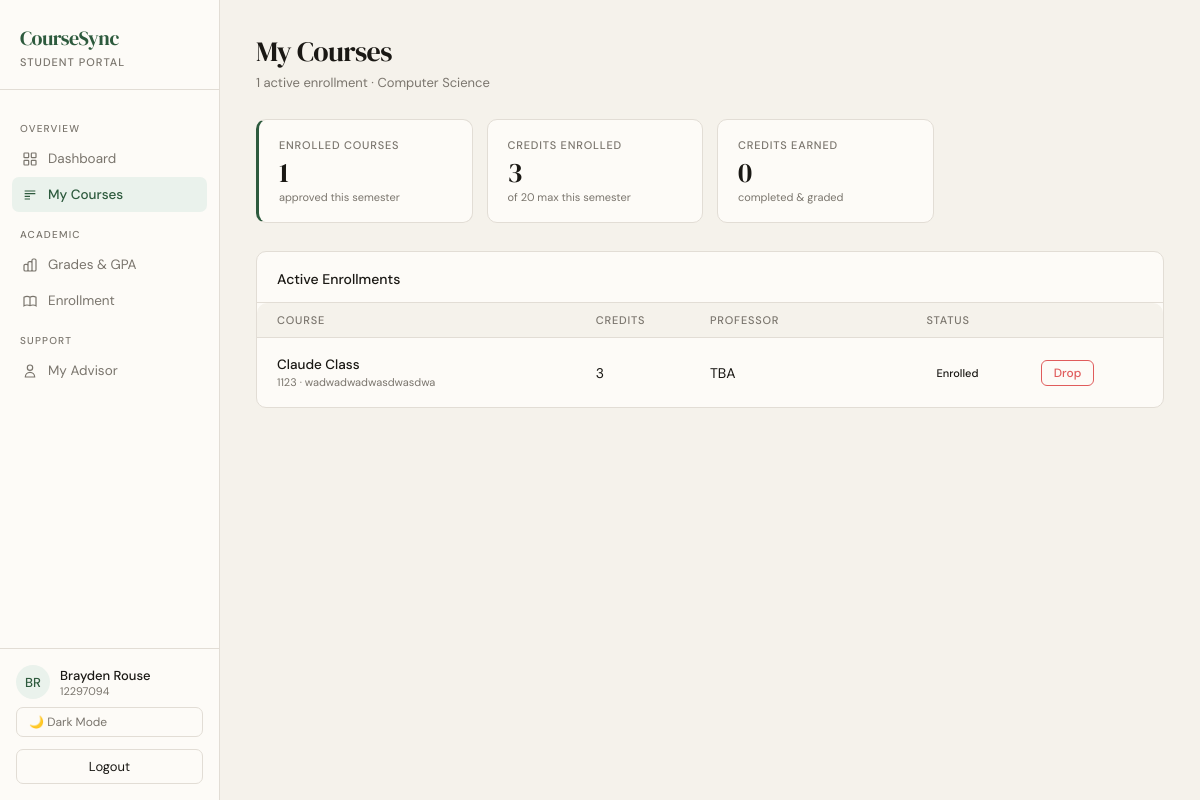
Before: /student/my-courses/ (signed in) with the older database file.
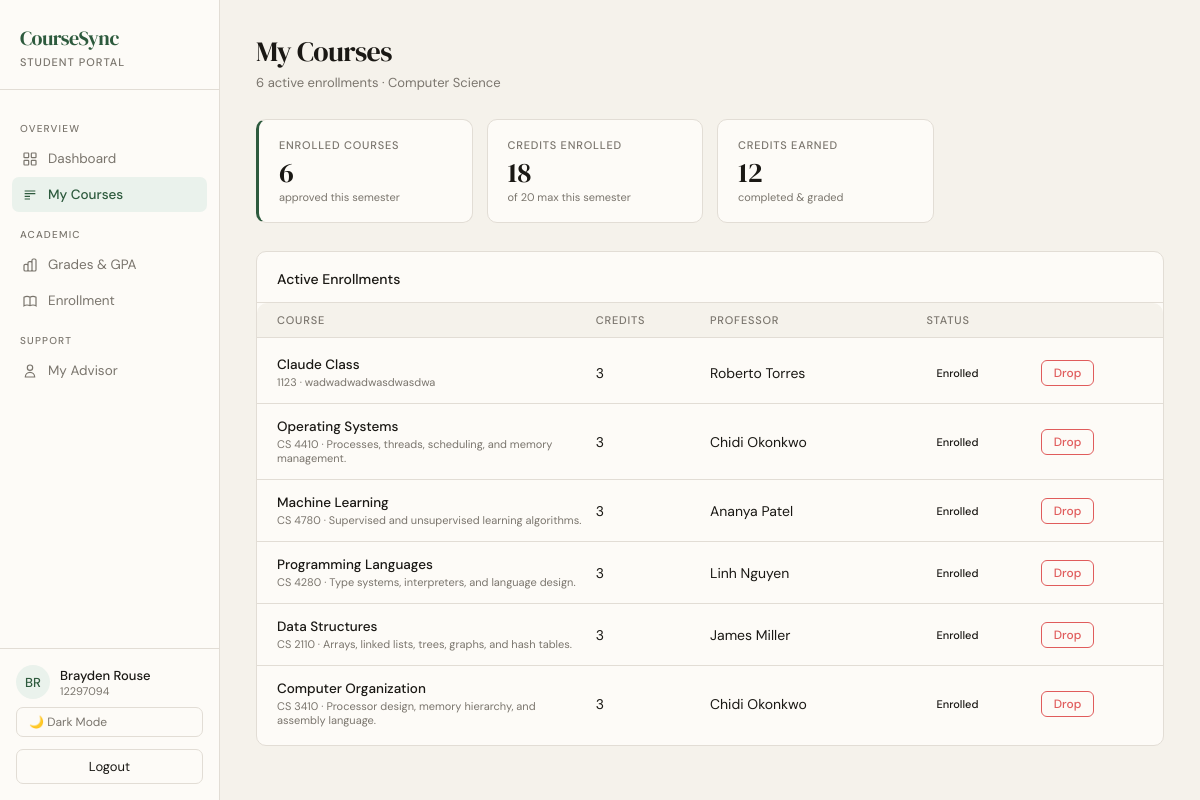
After: the same page with the newer database file.
### academics/models.py (models this page shows, shortened)
class Enrollment(models.Model):
    class Status(models.TextChoices):
        PENDING = "pending", "Pending"
        APPROVED = "approved", "Approved"
        DENIED = "denied", "Denied"
        DROP_PENDING = "drop_pending", "Drop Pending"
    student = models.ForeignKey(
        User,
        on_delete=models.CASCADE,
        related_name="enrollments",
        limit_choices_to={"role": "student"},
    )
    course = models.ForeignKey(Course, on_delete=models.CASCADE, related_name="enrollments")
    status = models.CharField(max_length=20, choices=Status.choices, default=Status.PENDING)
    proposed_at = models.DateTimeField(auto_now_add=True)
    reviewed_by = models.ForeignKey(
        User,
        on_delete=models.SET_NULL,
        null=True,
        blank=True,
        related_name="reviewed_enrollments",
    )
    class Meta:
        unique_together = ("student", "course")

class Course(models.Model):
    code = models.CharField(max_length=20, unique=True)
    title = models.CharField(max_length=200)
    description = models.TextField(blank=True)
    credits = models.PositiveIntegerField(default=3)
    capacity = models.PositiveIntegerField(default=30)
    professor = models.ForeignKey(
        User,
        on_delete=models.SET_NULL,
        null=True,
        blank=True,
        related_name="courses_taught",
        limit_choices_to={"role": "professor"},
    )

### accounts/models.py (models this page shows, shortened)
class User(AbstractUser):
    class Roles(models.TextChoices):
        STUDENT = "student", "Student"
        TA = "ta", "Teaching Assistant"
        PROFESSOR = "professor", "Professor"
        ADVISOR = "advisor", "Advisor"
        REGISTRAR = "registrar", "Registrar"
        SYSADMIN = "sysadmin", "System Admin"
    role = models.CharField(max_length=20, choices=Roles.choices)
    university_id = models.CharField(max_length=20, unique=True, null=True, blank=True)

### academics/views.py (the view)
# urls.py: path("student/my-courses/", my_courses, name="my_courses"),
@login_required
@role_required("student", "ta")
def my_courses(request):
    approved = (
        Enrollment.objects.filter(student=request.user, status="approved")
        .select_related("course__professor")
    )
    drop_pending = (
        Enrollment.objects.filter(student=request.user, status="drop_pending")
        .select_related("course__professor")
    )
    credits_enrolled, credits_earned = _credit_counts(request.user)
    return render(request, "my_courses.html", {
        "enrollments": approved,
        "drop_pending": drop_pending,
        "profile": getattr(request.user, "student_profile", None),
        "credits_enrolled": credits_enrolled,
        "credits_earned": credits_earned,
    })

### academics/views.py (called while the page is built)
def _credit_counts(student):
    approved = Enrollment.objects.filter(student=student, status="approved").select_related("course")
    credits_enrolled = sum(e.course.credits for e in approved)
    graded_ids = set(Grade.objects.filter(enrollment__in=approved, published=True).values_list("enrollment_id", flat=True))
    credits_earned = (
        sum(e.course.credits for e in approved if e.id in graded_ids)
        + sum(t.credits for t in TranscriptEntry.objects.filter(student=student))
    )
    return credits_enrolled, credits_earned

### templates/my_courses.html (shortened to what the changed rows need)
{% load static %}
<!DOCTYPE html>
<html lang="en" data-theme="{{ request.session.theme|default:'light' }}">
<head>
  <link rel="stylesheet" href="{% static 'css/student.css' %}">
</head>
<body>
<div class="shell">
  <main class="main">
    <div class="page-header">
      <div class="page-title">My Courses</div>
      <div class="page-sub">{{ enrollments|length }} active enrollment{{ enrollments|length|pluralize }}{% if profile %} · {{ profile.major }}{% endif %}</div>
    </div>
    <div class="stats">
      <div class="stat accent">
        <div class="stat-label">Enrolled Courses</div>
        <div class="stat-value">{{ enrollments|length }}</div>
        <div class="stat-sub">approved this semester</div>
      </div>
      <div class="stat">
        <div class="stat-label">Credits Enrolled</div>
        <div class="stat-value">{{ credits_enrolled }}</div>
        <div class="stat-sub">of 20 max this semester</div>
      </div>
      <div class="stat">
        <div class="stat-label">Credits Earned</div>
        <div class="stat-value">{{ credits_earned }}</div>
        <div class="stat-sub">completed &amp; graded</div>
      </div>
    </div>
    {% if enrollments %}
    <div class="card">
      <div class="card-body">
        {% for enrollment in enrollments %}
        <div class="course-row" style="grid-template-columns: 3fr 1fr 2fr 1fr 1fr">
          <a href="{% url 'student_course_detail' enrollment.id %}" style="text-decoration:none;color:inherit;display:contents">
          <div>
            <div class="course-name">{{ enrollment.course.title }}</div>
            <div class="course-code">{{ enrollment.course.code }}{% if enrollment.course.description %} · {{ enrollment.course.description|truncatechars:60 }}{% endif %}</div>
          </div>
          <div>{{ enrollment.course.credits }}</div>
          <div>{{ enrollment.course.professor.get_full_name|default:"TBA" }}</div>
          <div><span class="status-pill pill-approved">Enrolled</span></div>
          </a>
          <div>
            <form method="post" action="{% url 'student_drop_enrollment' enrollment.id %}" onsubmit="return confirm('Drop {{ enrollment.course.code }}?')">
              <button type="submit" style="padding:4px 12px;border-radius:6px;font-size:12px;font-weight:500;background:transparent;color:var(--danger,#e05c5c);border:1px solid var(--danger,#e05c5c);cursor:pointer">Drop</button>
            </form>
          </div>
        </div>
        {% endfor %}
      </div>
    </div>
    {% endif %}
  </main>
</div>
</body>
</html>

Changed rows visible on the page:
changed through a linked row, Enrollment "Claude Class": course.professor.get_full_name "TBA" → "Roberto Torres"
added Enrollment: course "Operating Systems", course.code "CS 4410", course.description "Processes, threads, scheduling, and memory management.", course.credits "3", course.professor.get_full_name "Chidi Okonkwo"
added Enrollment: course "Machine Learning", course.code "CS 4780", course.description "Supervised and unsupervised learning algorithms.", course.credits "3", course.professor.get_full_name "Ananya Patel"
added Enrollment: course "Programming Languages", course.code "CS 4280", course.description "Type systems, interpreters, and language design.", course.credits "3", course.professor.get_full_name "Linh Nguyen"
added Enrollment: course "Data Structures", course.code "CS 2110", course.description "Arrays, linked lists, trees, graphs, and hash tables.", course.credits "3", course.professor.get_full_name "James Miller"
added Enrollment: course "Computer Organization", course.code "CS 3410", course.description "Processor design, memory hierarchy, and assembly language.", course.credits "3", course.professor.get_full_name "Chidi Okonkwo"
Other visible differences:
{{ enrollments|length }}: "1" → "6"
{{ credits_enrolled }}: "3" → "18"
{{ credits_earned }}: "0" → "12"
